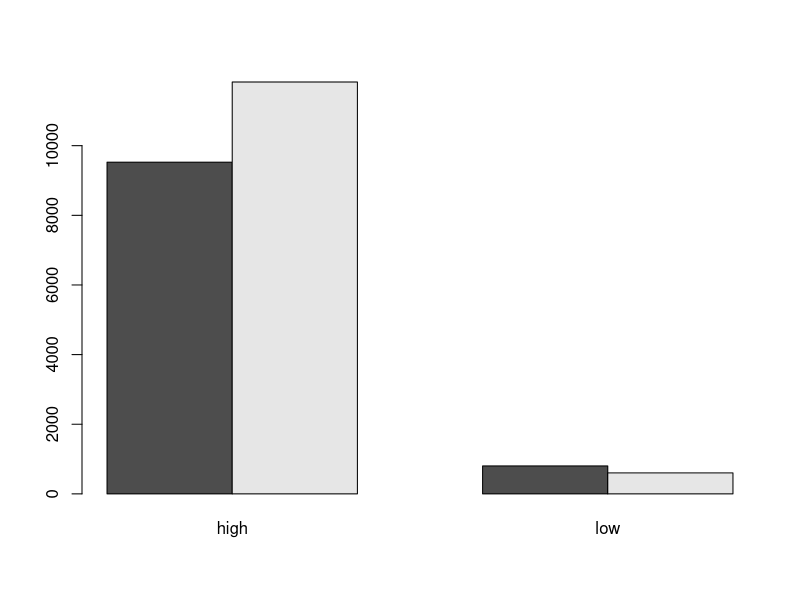
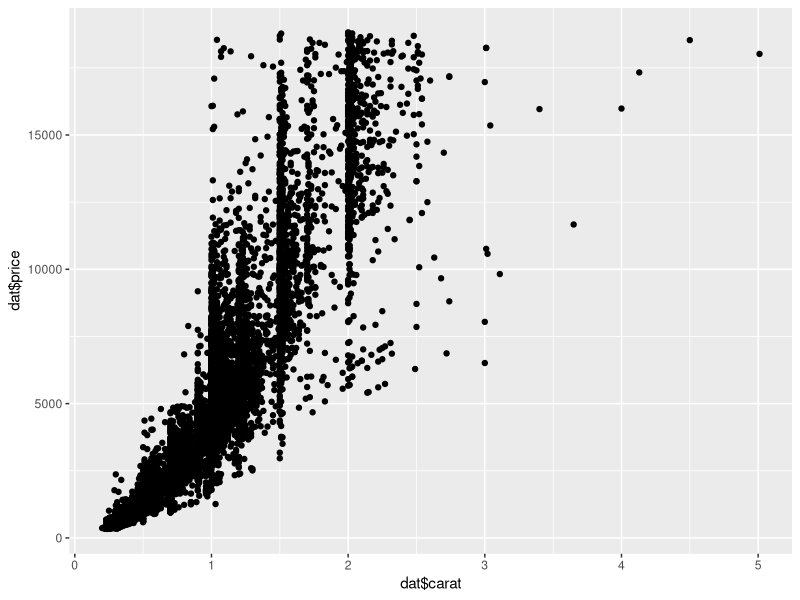
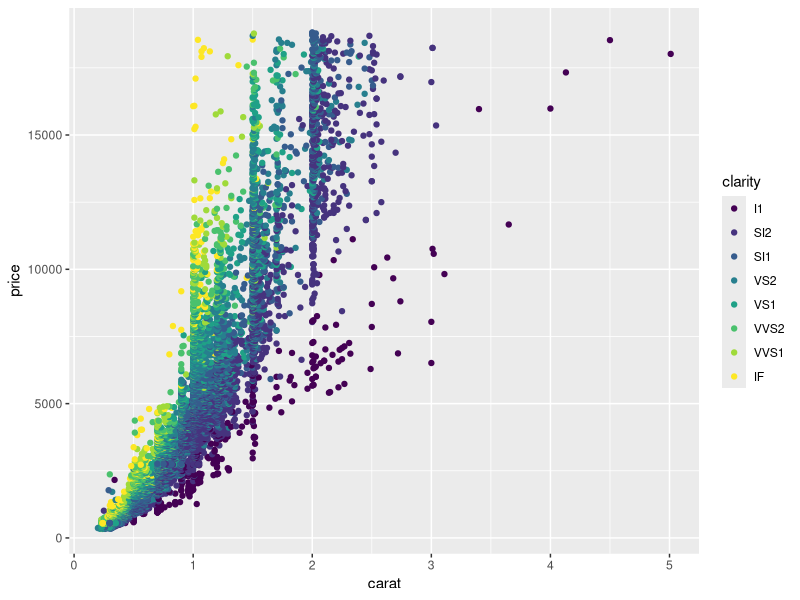
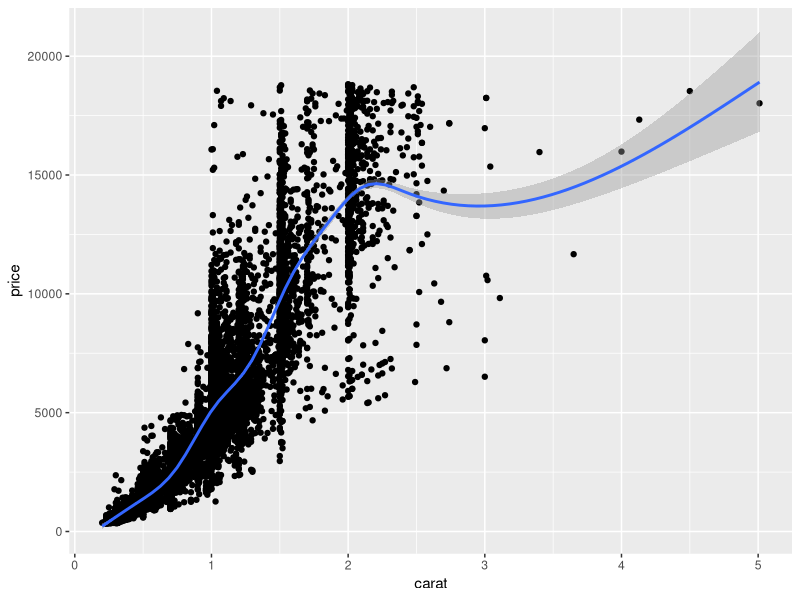
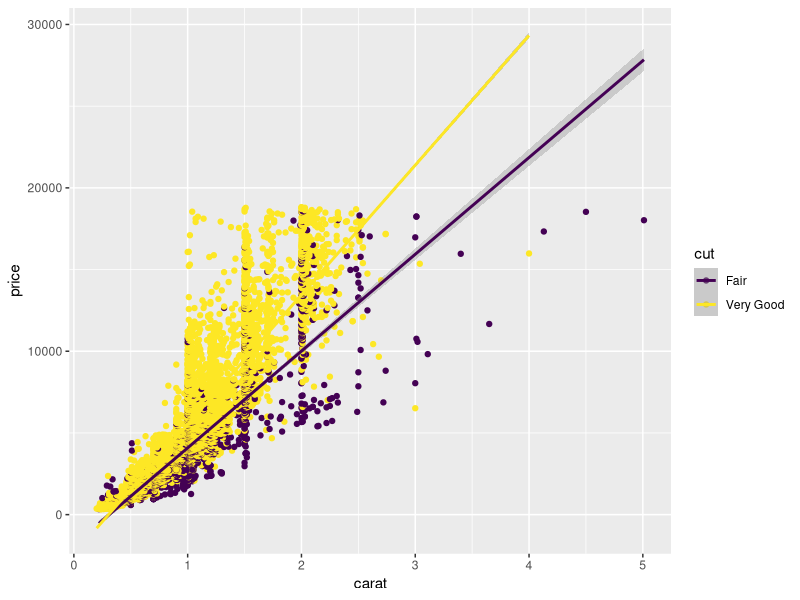
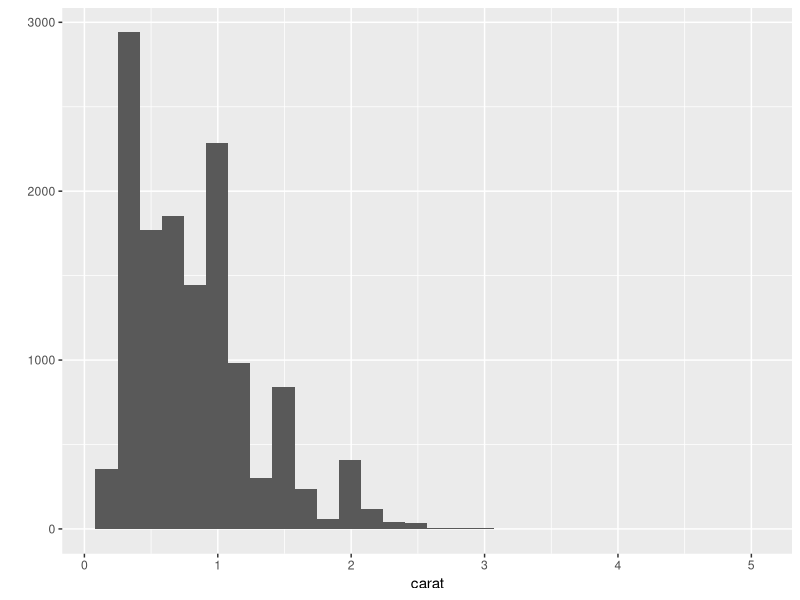
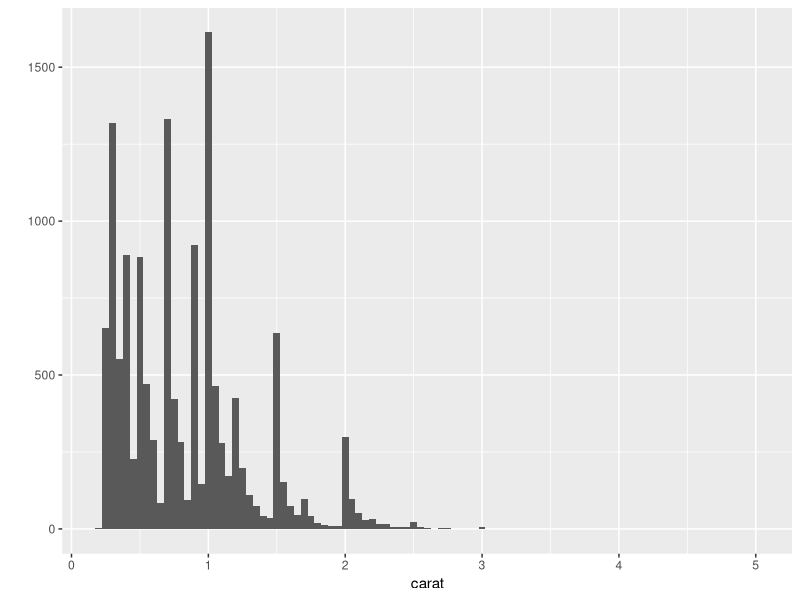
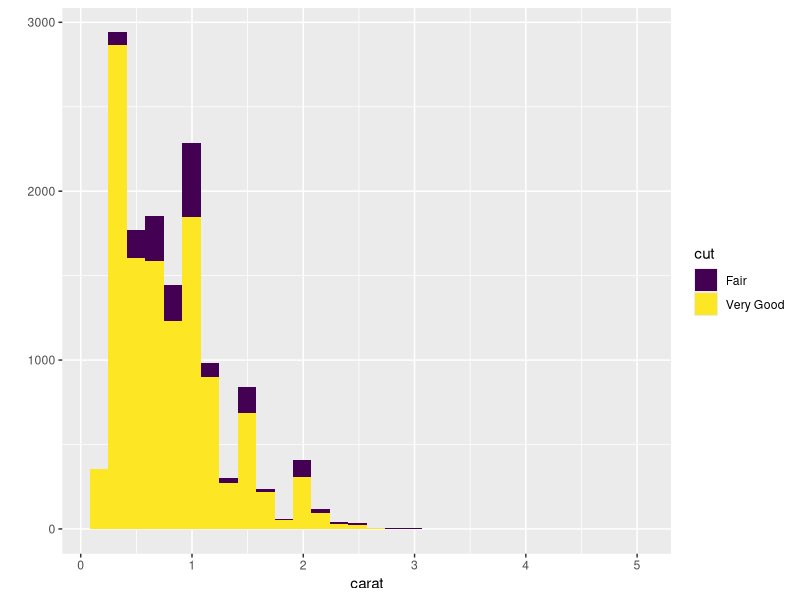

These figures' R source, in order:
# written by Joe Hilgard March 2014
# borrowing liberally from Hadley Wickham's 2007 presentation and code
# Powerpoint at http://ggplot2.org/resources/2007-vanderbilt.pdf
# Code at http://ggplot2.org/resources/the-grammar.r

# Please find the documentation at http://docs.ggplot2.org/current/
# for further instructions, functions, and arguments.

# install & load ggplot2
install.packages("ggplot2")
require(ggplot2)
# store the "diamonds" dataset as object "dat"
# <- or = takes the stuff on the right and stores it to the object on the left
dat <- diamonds
# what are the column names of "diamonds"?
colnames(diamonds)

# what are the levels of the factor "cut"?
levels(dat$cut)
dat[1,c("carat", "cut")]
# for speed's sake we'll restrict it to just two levels of "cut"
# make a dataset of just those levels.
dat=diamonds[diamonds$cut %in% c("Fair", "Very Good"),]
# lm() fits a model & gets the t-test
# note that you can store models to objects
model = lm(price ~ carat * cut, data=dat)
summary(model)

# if you wanted to make the dopey categorical binned interaction plot,
# it's actually a fair bit of work making the +/- 1 SD
dat$caratBin = NULL
dat$caratBin[dat$carat > mean(dat$carat) + sd(dat$carat)] = "high"
dat$caratBin[dat$carat < mean(dat$carat) - sd(dat$carat)] = "low"
dat2 = na.omit(dat)
table = tapply(dat2$price, list(dat2$cut, dat2$caratBin), FUN=mean)
table = table[complete.cases(table),]
barplot(table, beside=T)
# 68% of your data is within +/-1SD of the mean.
# When you go to plot, you're gonna throw 68% of your data in
# the garbage? I'd rather you didn't.

# GGPLOT has two main tools: qplot() "quick plot" and ggplot() "grammar of graphics plot"
# qplot() is simple and effective for most casual applications.
  # It has reasonable defaults.
# ggplot() is more precise and rigorous, requiring you to specify more options.


qplot(dat$carat, dat$price) # supply two continuous values and qplot intuits a scatterplot

# if you get sick of typing dat$ over and over again, just name the data frame in data=
# and just tell it what column you want mapped to what feature of the graph
qplot(x=carat, y=price, col=clarity, data=dat)

# for regression lines we ask for multiple geoms
# to ask for multiple geoms, use c() to combine them into a vector
# this will get both point geoms and regression line geoms.
# geom "smooth" defaults to locally-weighted regresion curves
# such as loess or GAM as appropriate given N
qplot(x=carat, y=price, data=dat, 
      geom=c("point", "smooth"))

# You can specify method=lm for the strictly linear regression line (instead of locally-weighted)
qplot(x=carat, y=price, col=cut,
      data=dat, geom=c("point", "smooth"),
      method=lm)
# you can see the model holds great until about 3 carats,
# after which it goes all pear-shaped.

# you can request histograms too
qplot(carat, data=dat, geom="histogram")
# modify the binwidth for narrower or wider bins
qplot(carat, data=dat, geom="histogram", binwidth=.05)
# map a feature onto "fill" to get stacked histogram bars
qplot(carat, data=dat, 
      geom="histogram", fill=cut)
# NB: like in powerpoint, "fill" refers to the inside of shapes,
#   while "color" refers to the outline of shapes. Compare:
qplot(carat, data=dat, 
      geom="histogram", col=cut)


# ggplot gives you the power to change anything about your graph,
# just using + to add additional objects and arguments.
# the aes() wrapper is what tells ggplot what column of data corresponds
# to which element or feature of the graph.
# arguments outside the aes() wrapper are set as constants, as for 
# alpha transparancy of points here.
ggplot(dat, aes(x=carat, y=price, col=cut)) + # the base line sets the defaults
  geom_point(alpha=.5) +
  geom_smooth(method=lm) +
  scale_y_continuous(limits=c(0, 20000))

# you can store ggplots to objects!
d <- ggplot(dat,
            aes(x=carat, y=price))
# then call them, with additional arguments if you want.
d + geom_point()
d + geom_point(aes(colour = carat))

ggplot(dat, aes(x=clarity, y=price)) +
  geom_point(position="jitter", aes(alpha=carat, color=cut))

ggplot(data=dat, aes(x=carat, y=price, col=cut)) +
  geom_point() +
  geom_smooth(method="lm")

# now to really show y'all some shit
# suppose you have a 3-way interaction
# that can be kinda difficult to look at, right?
# with facet wrapping, you can plot the interaction at each
# level of a 3rd factor.

plot2 = ggplot(data=dat, aes(x=carat, y=price, col=clarity)) +
  geom_point() +
  geom_smooth(method="lm") +
  facet_wrap(~cut)
plot2

# facet_wrap takes arguments as though they were a prediction formula
# so you put in a tilde and then the factor level you want to condition on
# you could even do products of factor levels for bigger interactions,
# or facet wrap by subject for time-series data, etc.
# note that you can also specify the number of rows and columns for the
# resulting matrix of graphs.

# we can plot a stat with a variety of geoms
ex = ggplot(data=dat, aes(x=carat))
# Histogram is stat_bin with geom_bar
ex + geom_histogram()
ex + stat_bin(geom="bar")
# We could always change the geom, representing the same stat
# with a different geometric object
ex + stat_bin(geom="point")
ex + stat_bin(geom="area")
ex + stat_bin(geom="line")
# this showcases the remarkable modularity and flexibility of ggplot2
ex + stat_bin(geom="line", aes(x=carat, col=cut))

# There's plenty more on the internet at docs.ggplot2.org
# and feel free to email me at jhilgard@gmail.com with your data & code
# if you need a hand.

